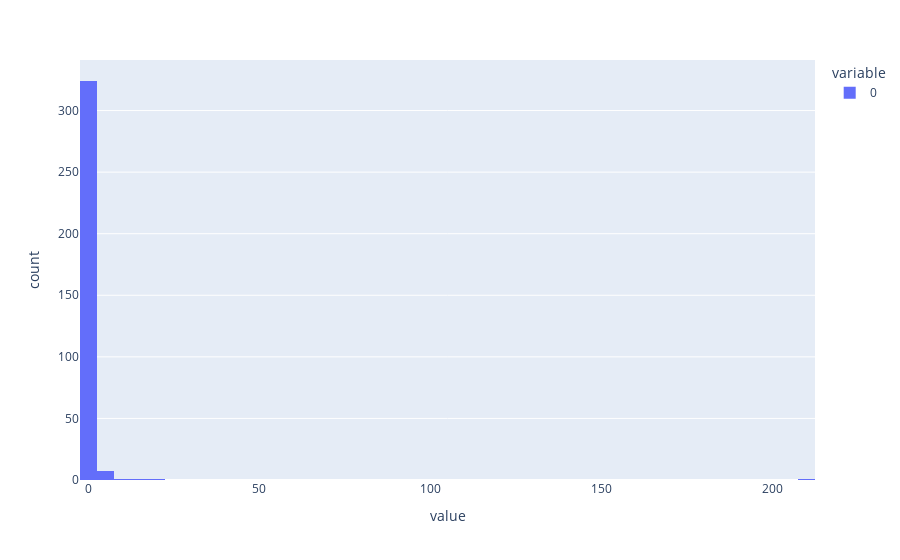

Notebook cell for this chart:
### Code cell
px.histogram(np.diag(e_val))

### Figure 1 — Plotly figure (JSON) as saved in the notebook; plotly's stock layout.template omitted (floating-point values rounded to 4 significant figures; data arrays with more than 128 entries replaced by an {"elided": "..."} marker saying what was removed)
{"data": [{"alignmentgroup": "True", "bingroup": "x", "hovertemplate": "variable=0<br>value=%{x}<br>count=%{y}<extra></extra>", "legendgroup": "0", "marker": {"color": "#636efa", "pattern": {"shape": ""}}, "name": "0", "offsetgroup": "0", "orientation": "v", "showlegend": true, "type": "histogram", "x": {"elided": "335 float values"}, "xaxis": "x", "yaxis": "y"}], "layout": {"barmode": "relative", "legend": {"title": {"text": "variable"}, "tracegroupgap": 0}, "margin": {"t": 60}, "xaxis": {"anchor": "y", "domain": [0, 1], "title": {"text": "value"}}, "yaxis": {"anchor": "x", "domain": [0, 1], "title": {"text": "count"}}}}
